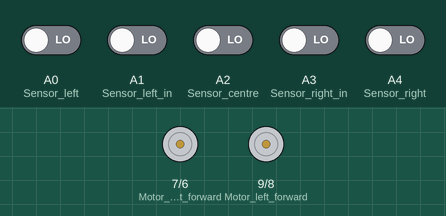
A sketch run on a simulated Arduino Uno, built with avr-gcc and run on an emulated ATmega328P. On the bench: motor-driver pin pairs drawn as motors (green arrow = first pin HIGH = forward, orange = second pin HIGH = backward, longer = more drive, scaled by the enable pin). Inputs (shaded band) come from the test bench; at power-on: A0 (Sensor_left), A1 (Sensor_left_in), A2 (Sensor_centre), A3 (Sensor_right_in), A4 (Sensor_right) LOW.

Above: at 1.2 s.
1.3 s: A0 (Sensor_left) driven HIGH
At 2.5 s:
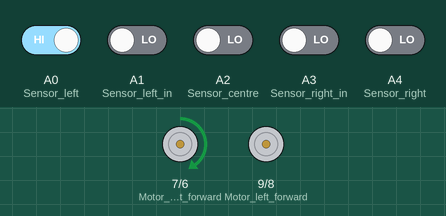
2.8 s: A0 (Sensor_left) driven LOW and A2 (Sensor_centre) driven HIGH
At 4.9 s:
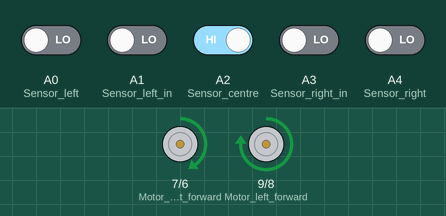
5.7 s: A2 (Sensor_centre) driven LOW and A4 (Sensor_right) driven HIGH
At 7.4 s:
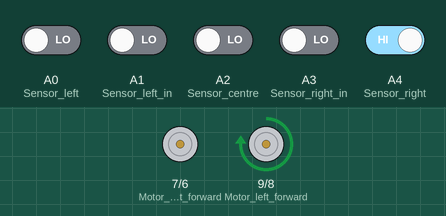
7.7 s: A2 (Sensor_centre) driven HIGH
At 8.8 s:
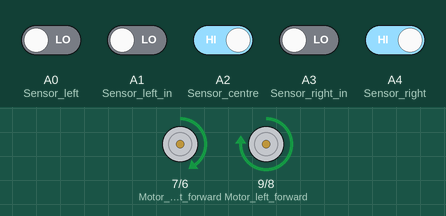
9.3 s: A2 (Sensor_centre) driven LOW
At 10.3 s:
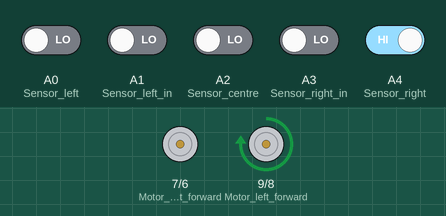
Timing chart, 0 to 12.3 s (numbered marks = the images above; inputs shaded):
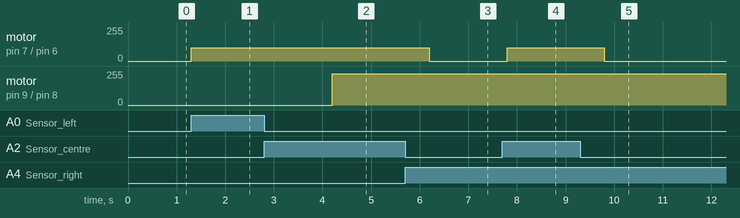

Measured:
- after the input at 1.3 s, motor on pin 7 (Motor_right_forward) / pin 6 (Motor_right_backward): stopped → forward 100/255 at once
- after the input at 2.8 s, motor on pin 9 (Motor_left_forward) / pin 8 (Motor_left_backward): stopped → forward 235/255 after 1.4 s
- after the input at 5.7 s, motor on pin 7 (Motor_right_forward) / pin 6 (Motor_right_backward): forward 100/255 → stopped after 0.50 s
- after the input at 7.7 s, motor on pin 7 (Motor_right_forward) / pin 6 (Motor_right_backward): stopped → forward 100/255 after 0.10 s
- after the input at 9.3 s, motor on pin 7 (Motor_right_forward) / pin 6 (Motor_right_backward): forward 100/255 → stopped after 0.50 s

The sketch:

lfr.ino
```cpp
//SENSORS
#define Sensor_centre A2  //Output pin for center IR sensor
#define Sensor_left_in A1 //Output pin for left in IR sensor
#define Sensor_right_in A3 //Output pin for right in IR sensor
#define Sensor_left A0 //Output pin for left out sensor
#define Sensor_right A4 //Output pin for right out IR sensor

//Left Motor Pins
#define Motor_left_forward 9 //IN1 for left motor
#define Motor_left_backward 8 //IN2 fr left motor
#define Enable_left 10 //Enable pin for left motor

//Right Motor Pins
#define Motor_right_forward 7 //IN3 for right motor
#define Motor_right_backward 6 //IN4 fr right motor
#define Enable_right 5 //Enable pin for right motor

int on = HIGH;
int off = LOW;
void setup() {

  pinMode(Sensor_centre,INPUT);
  pinMode(Sensor_left,INPUT);
  pinMode(Sensor_right,INPUT);
  pinMode(Sensor_left_in,INPUT);
  pinMode(Sensor_right_in,INPUT);

  //Set motor control pins and enable pins for output
  pinMode(Motor_left_forward,OUTPUT);
  pinMode(Motor_left_backward,OUTPUT);
  pinMode(Enable_left,OUTPUT);

  pinMode(Motor_right_forward,OUTPUT);
  pinMode(Motor_right_backward,OUTPUT);
  pinMode(Enable_right,OUTPUT);

  //Enable both motors
  digitalWrite(Enable_left,HIGH);
  digitalWrite(Enable_right,HIGH);

  Serial.begin(9600);

}

void forward(int delayd) {
  digitalWrite(Motor_right_forward,HIGH);   // Right motor forward
  digitalWrite(Motor_right_backward,LOW);
  digitalWrite(Motor_left_forward,HIGH);    // Left motor forward
  digitalWrite(Motor_left_backward,LOW);
  analogWrite(Enable_left,235);
  analogWrite(Enable_right,100);
  //Enable pins
  delay(delayd);
}

void slight_left(int delayd) {
  digitalWrite(Motor_right_forward,HIGH);   // Right motor forward
  digitalWrite(Motor_right_backward,LOW);
  digitalWrite(Motor_left_forward,LOW);    // Left motor stop
  digitalWrite(Motor_left_backward,LOW);
  analogWrite(Enable_left,100);
  analogWrite(Enable_right,20);
  //Enable pins
  delay(delayd);
}

void slight_right(int delayd) {
  digitalWrite(Motor_right_forward,LOW);   // Right motor stop
  digitalWrite(Motor_right_backward,LOW);
  digitalWrite(Motor_left_forward,HIGH);    // Left motor forward
  digitalWrite(Motor_left_backward,LOW);
  analogWrite(Enable_left,50);
  analogWrite(Enable_right,225);
  //Enable pins
  delay(delayd);
}

void left90(int delayd) {
   // Move slightly left by slowing down the left motor
  digitalWrite(Motor_right_forward,HIGH);   // Right motor forward
  digitalWrite(Motor_right_backward,LOW);
  digitalWrite(Motor_left_forward,LOW);    // Left motor stop
  digitalWrite(Motor_left_backward,LOW);
  analogWrite(Enable_left,235);
  analogWrite(Enable_right,100);
  //Enable pins
  delay(delayd);
}

void right90(int delayd) {
  // Move slightly right by slowing down the right motor
  digitalWrite(Motor_right_forward,LOW);   // Right motor stop
  digitalWrite(Motor_right_backward,LOW);
  digitalWrite(Motor_left_forward,HIGH);    // Left motor forward
  digitalWrite(Motor_left_backward,LOW);
  analogWrite(Enable_left,235);
  analogWrite(Enable_right,100);
  //Enable pins
  delay(delayd);
}

void reverse(int delayd) {
  // Move both motors backward
  digitalWrite(Motor_right_forward,LOW);
  digitalWrite(Motor_right_backward,HIGH);
  digitalWrite(Motor_left_forward,LOW);
  digitalWrite(Motor_left_backward,HIGH);
  analogWrite(Enable_left,235);
  analogWrite(Enable_right,100);
  //Enable pins
  delay(delayd);
}

void turn_around(int delayd) {
  // Perform a 180-degree turn (rotate in place)
  digitalWrite(Motor_right_forward,LOW);   // Right motor forward
  digitalWrite(Motor_right_backward,HIGH);
  digitalWrite(Motor_left_forward,HIGH);    // Left motor forward
  digitalWrite(Motor_left_backward,LOW);
  analogWrite(Enable_left,235);
  analogWrite(Enable_right,100);
  //Enable pins
  delay(delayd);
}


void loop() {

  int left=digitalRead(Sensor_left);
  int right=digitalRead(Sensor_right);
  int centre=digitalRead(Sensor_centre);
  int left_in=digitalRead(Sensor_left_in);
  int right_in=digitalRead(Sensor_right_in);

   //if(right_in==on){
  //   slight_right();
  //   delay(200);
  // }

  // else if(left_in==on){
  //   slight_left();
  //   delay(200);
  // }

  if(left==on){
    left90(1450);
  }

  else if(centre==on){
    forward(2000);
  }

  else if(right==on){
    right90(1600);
  }

  // else if(centre==off && left==off && right==off && right_in==off && left_in==off){
  //   turn_around();
  // }

  // else{
  //   move_reverse();
  // }
}
```
